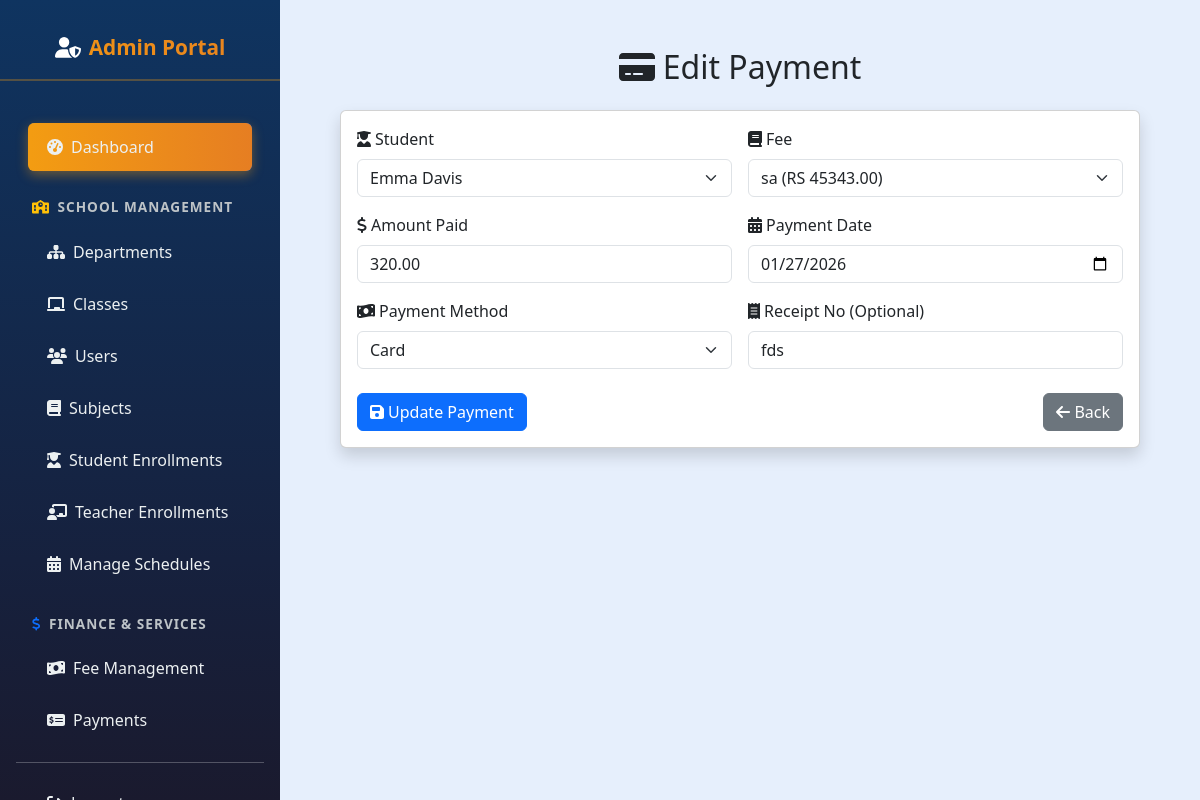
Screenshot of /admin/edit_payment.php?id=2 (signed in) with the database file from the repository.
### tables this page shows
CREATE TABLE `fee_payments` (
  `payment_id` int(11) NOT NULL,
  `student_id` int(11) NOT NULL,
  `fee_id` int(11) NOT NULL,
  `amount_paid` decimal(10,2) NOT NULL,
  `payment_date` date DEFAULT NULL,
  `payment_method` enum('Cash','Card','Online') DEFAULT NULL,
  `receipt_no` varchar(100) DEFAULT NULL
);

CREATE TABLE `users` (
  `user_id` int(11) NOT NULL,
  `usertype` enum('Teacher','Student') NOT NULL,
  `first_name` varchar(50) NOT NULL,
  `last_name` varchar(50) NOT NULL,
  `email` varchar(100) NOT NULL,
  `password_hash` varchar(255) NOT NULL,
  `gender` enum('Male','Female','Other') NOT NULL,
  `dob` date NOT NULL,
  `contact_number` varchar(20) DEFAULT NULL,
  `address` text DEFAULT NULL,
  `profile_picture` varchar(255) DEFAULT NULL,
  `class_id` int(11) DEFAULT NULL,
  `created_at` datetime DEFAULT current_timestamp(),
  `updated_at` datetime DEFAULT current_timestamp() ON UPDATE current_timestamp()
);

CREATE TABLE `fee_structure` (
  `fee_id` int(11) NOT NULL,
  `subject_id` int(11) DEFAULT NULL,
  `amount` decimal(10,2) NOT NULL,
  `description` varchar(255) DEFAULT NULL
);

### admin/edit_payment.php (the view, shortened to what this page needs)
<?php
include('config.php');
$payment_id = intval($_GET['id'] ?? 0);
$payment_result = $conn->query("
    SELECT p.payment_id, p.student_id, p.fee_id, p.amount_paid, p.payment_date, p.payment_method, p.receipt_no
    FROM fee_payments p
    WHERE p.payment_id = $payment_id
");
$payment = $payment_result->fetch_assoc();
$students = $conn->query("SELECT user_id, first_name, last_name FROM users WHERE usertype='Student' ORDER BY first_name");
$fees = $conn->query("SELECT fee_id, description, amount FROM fee_structure ORDER BY fee_id");
?>
<!DOCTYPE html>
<html lang="en">
<head>
<link href="https://cdn.jsdelivr.net/npm/bootstrap@5.3.0/dist/css/bootstrap.min.css" rel="stylesheet" />
</head>
<body style="margin-left:280px; background-color:#e6effc;">
<?php include('admin_sidebar.php'); ?>
<div class="container mt-5">
    <h2 class="mb-4 text-center"><i class="fas fa-credit-card me-2"></i>Edit Payment</h2>
    <div class="card mx-auto shadow" style="max-width:800px;">
        <div class="card-body">
            <form method="POST" action="">
                <div class="row g-3">
                    <div class="col-md-6">
                        <label class="form-label"><i class="fas fa-user-graduate me-1"></i>Student</label>
                        <select name="student_id" class="form-select" required>
                            <?php while($student = $students->fetch_assoc()): ?>
                                <option value="<?= $student['user_id'] ?>" <?= ($student['user_id'] == $payment['student_id']) ? 'selected' : '' ?>>
                                    <?= htmlspecialchars($student['first_name'].' '.$student['last_name']) ?>
                                </option>
                            <?php endwhile; ?>
                        </select>
                    </div>
                    <div class="col-md-6">
                        <label class="form-label"><i class="fas fa-book me-1"></i>Fee</label>
                        <select name="fee_id" class="form-select" required>
                            <?php while($fee = $fees->fetch_assoc()): ?>
                                <option value="<?= $fee['fee_id'] ?>" <?= ($fee['fee_id'] == $payment['fee_id']) ? 'selected' : '' ?>>
                                    <?= htmlspecialchars($fee['description'].' (RS '.$fee['amount'].')') ?>
                                </option>
                            <?php endwhile; ?>
                        </select>
                    </div>
                    <div class="col-md-6">
                        <label class="form-label"><i class="fas fa-dollar-sign me-1"></i>Amount Paid</label>
                        <input type="number" step="0.01" name="amount_paid" class="form-control" value="<?= htmlspecialchars($payment['amount_paid']) ?>" required>
                    </div>
                    <div class="col-md-6">
                        <label class="form-label"><i class="fas fa-calendar-alt me-1"></i>Payment Date</label>
                        <input type="date" name="payment_date" class="form-control" value="<?= htmlspecialchars($payment['payment_date']) ?>" required>
                    </div>
                    <div class="col-md-6">
                        <label class="form-label"><i class="fas fa-money-bill-wave me-1"></i>Payment Method</label>
                        <select name="payment_method" class="form-select" required>
                            <option value="Card" <?= ($payment['payment_method']=='Card') ? 'selected' : '' ?>>Card</option>
                        </select>
                    </div>
                    <div class="col-md-6">
                        <label class="form-label"><i class="fas fa-receipt me-1"></i>Receipt No (Optional)</label>
                        <input type="text" name="receipt_no" class="form-control" value="<?= htmlspecialchars($payment['receipt_no']) ?>">
                    </div>
                </div>
                <div class="mt-4 d-flex justify-content-between">
                    <button type="submit" class="btn btn-primary"><i class="fas fa-save me-1"></i>Update Payment</button>
                    <a href="manage_payments.php" class="btn btn-secondary"><i class="fas fa-arrow-left me-1"></i>Back</a>
                </div>
            </form>
        </div>
    </div>
</div>
</body>
</html>

### admin/admin_sidebar.php (style rules this page uses)
body { font-family: 'Segoe UI', Tahoma, Geneva, Verdana, sans-serif; margin-left: 280px; background-color: #e6effc; }

### rows the page displays
fee_payments: student_id "Emma Davis", fee_id "sa (RS 45343.00)", amount_paid "320.00", payment_date "01/27/2026", payment_method "Card", receipt_no "fds"
